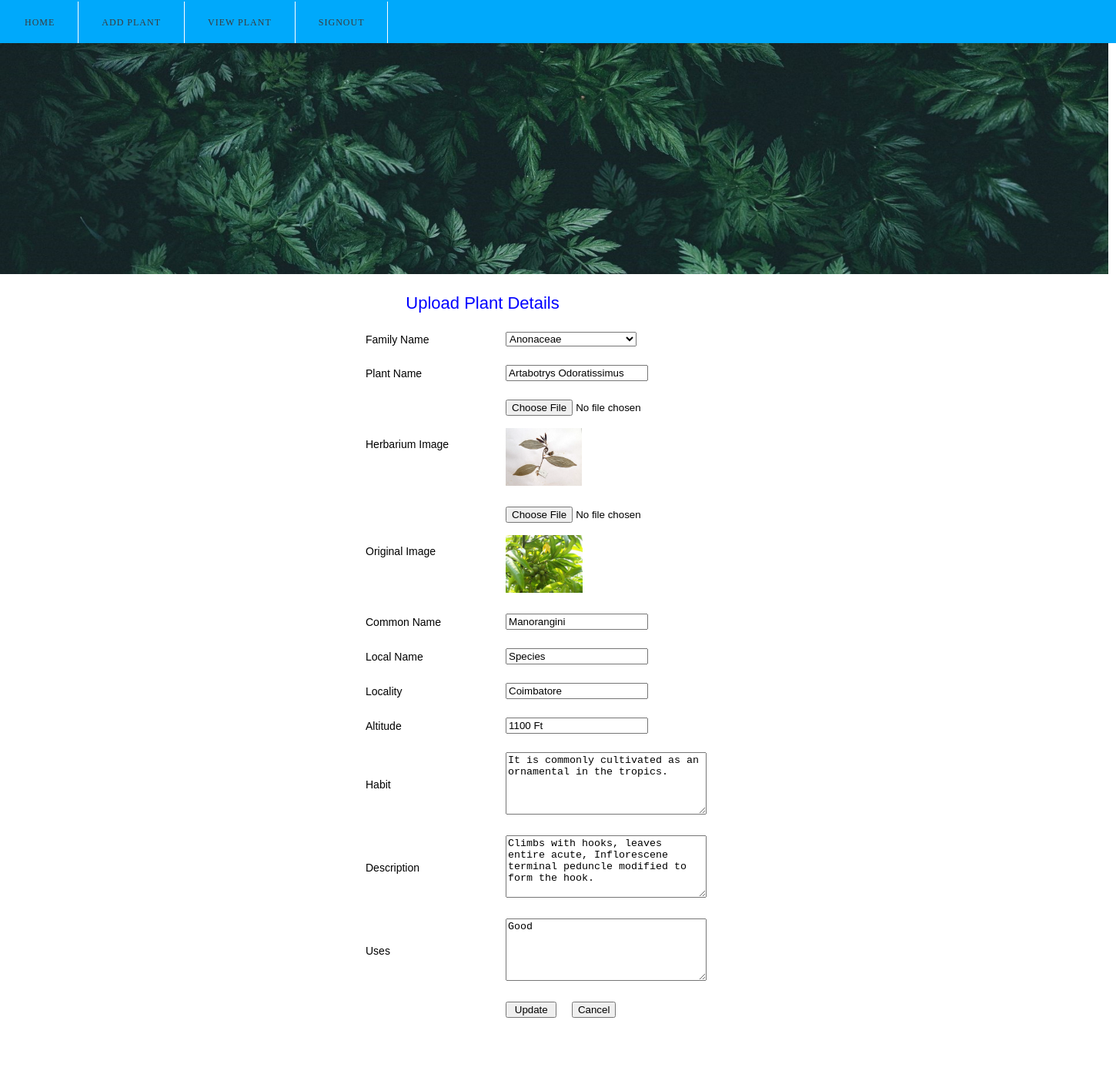
Page /update_plant_details.php?id=1 (signed in) on the committed database.
### tables this page shows
CREATE TABLE `tblplant_details` (
  `id` int(11) NOT NULL,
  `family_name` varchar(50) NOT NULL,
  `plant_name` varchar(50) NOT NULL,
  `herbarium_img` varchar(100) NOT NULL,
  `original_img` varchar(100) NOT NULL,
  `common_name` varchar(50) NOT NULL,
  `local_name` varchar(50) NOT NULL,
  `locality` varchar(50) NOT NULL,
  `altitude` varchar(50) NOT NULL,
  `habit` varchar(500) NOT NULL,
  `descr` varchar(500) NOT NULL,
  `uses` varchar(500) NOT NULL,
  `upload_date` datetime NOT NULL DEFAULT CURRENT_TIMESTAMP
);

### update_plant_details.php (the view, shortened to what this page needs)
<?php
include("connection.php");
?>
<!DOCTYPE html PUBLIC "-//W3C//DTD XHTML 1.0 Strict//EN" "http://www.w3.org/TR/xhtml1/DTD/xhtml1-strict.dtd">
<html xmlns="http://www.w3.org/1999/xhtml">
<head>
<link href="style.css" rel="stylesheet" type="text/css" media="screen" />
</head>
<body>
<div id="menu-wrapper">
	<div id="menu">
		<ul>
      <li><a href="admin_home.php">Home</a></li>
			<li><a href="upload_plant.php">Add Plant</a></li>
			<li><a href="view_plant_details.php">View Plant</a></li>
      <li><a href="index.php">Signout</a></li>
		</ul>
	</div>
</div>
<div id="banner"><img src="images/banner1.jpg" width="1440" height="300" alt="" /></div>
<div id="wrapper">
	<div id="page">
		<div id="page-bgtop">
			<div id="page-bgbtm">
			  <div align="center">
			    <form id="form1" method="post" action="update_plant_details.php" enctype="multipart/form-data">
			      <div id="apDiv1" style="color:#00F;font-family:'Lucida Sans Unicode', 'Lucida Grande', sans-serif;font-size:22px">Upload Plant Details</div>
                  <p>&nbsp;</p>
                 <table width="506" border="0">
     <tr>
     <?php
     if(isset($_GET['id']))
     {
         $q = "SELECT * FROM tblplant_details WHERE id=".$_GET['id'];
         $re = mysql_query($q, $con) or die(mysql_error());
         $row = mysql_fetch_assoc($re);
         $tno = mysql_num_rows($re);
    if($tno>0)
     {
        ?>
    <td width="146">Family Name</td>
    <td width="170">
    <?php
        $interests = array('#' => '--Select--',  'Anonaceae' => 'Anonaceae', 'Magnoliaceae' => 'Magnoliaceae','Menispermaceae' => 'Menispermaceae', 'Papilionaceae'=>'Papilionaceae', 'Ranunculaceae'=>'Ranunculaceae',
                 'Ulmaceae'=>'Ulmaceae', 'Umbelliferae' => 'Umbelliferae', 'Portulacaceae'=>'Portulacaceae','Polygalaceae' => 'Polygalaceae');
        ?>
        <select name="family" style="width:170px">
        <?php
        foreach($interests as $k => $v) {
        ?>
        <option value="<?php echo $k; ?>" <?php if($k == $row['family_name']) { ?> selected="selected" <?php } ?>><?php echo $v;?></option>
        <?php } ?>
        </select>
      </td>
  </tr>
   <tr>
    <td>&nbsp;</td>
    <td>&nbsp;</td>
  </tr>
  <tr>
    <td>Plant Name</td>
    <td>
      <input type="text" name="plant" id="plant" value="<?php echo $row['plant_name']; ?>" /></td>
  </tr>
   <tr>
    <td>&nbsp;</td>
    <td>&nbsp;</td>
  </tr>
  <tr>
    <td>Herbarium Image</td>
    <td><input type="file" name="herbimage" id="herbimage" /> <br/><br/>
    <img src="<?php echo $row['herbarium_img']; ?>" height="75" />
    </td>
  </tr>
   <tr>
    <td>&nbsp;</td>
    <td>&nbsp;</td>
  </tr>
  <tr>
    <td>Original Image</td>
    <td><input type="file" name="orgimage" id="orgimage" /> <br/><br/>
    <img src="<?php echo $row['original_img']; ?>" height="75" />
    </td>
  </tr>
   <tr>
    <td>&nbsp;</td>
    <td>&nbsp;</td>
  </tr>
  <tr>
    <td>Common Name</td>
    <td><input type="text" name="common" id="common" value="<?php echo $row['common_name']; ?>" /></td>
  </tr>
   <tr>
    <td>&nbsp;</td>
    <td>&nbsp;</td>
  </tr>
  <tr>
    <td>Local Name</td>
    <td><input type="text" name="local" id="local" value="<?php echo $row['local_name']; ?>" /></td>
  </tr>
   <tr>
    <td>&nbsp;</td>
    <td>&nbsp;</td>
  </tr>
  <tr>
    <td>Locality</td>
    <td>
      <input type="text" name="locality" id="locality" value="<?php echo $row['locality']; ?>" /></td>
  </tr>
   <tr>
    <td>&nbsp;</td>
    <td>&nbsp;</td>
  </tr>
  <tr>
    <td>Altitude</td>
    <td>
      <input type="text" name="altitude" id="altitude" value="<?php echo $row['altitude']; ?>" /></td>
  </tr>
  <tr>
    <td>&nbsp;</td>
    <td>&nbsp;</td>
  </tr>
  <tr>
    <td>Habit</td>
    <td>
      <textarea rows="5" cols="30" name="habit" id="habit"><?php echo $row['habit']; ?></textarea>
      </td>
  </tr>
  <tr>
    <td>&nbsp;</td>
    <td>&nbsp;</td>
  </tr>
  <tr>
    <td>Description</td>
    <td>
      <textarea rows="5" cols="30" name="descr" id="descr"><?php echo $row['descr']; ?></textarea>
      </td>
  </tr>
  <tr>
    <td>&nbsp;</td>
    <td>&nbsp;</td>
  </tr>
  <tr>
    <td>Uses</td>
    <td>
      <textarea rows="5" cols="30" name="uses" id="uses"><?php echo $row['uses']; ?></textarea>
      </td>
  </tr>
  <tr>
    <td>&nbsp;</td>
    <td>&nbsp;</td>
  </tr>
   <tr>
    <td>&nbsp;</td>
    <td><input type="submit" name="sub" id="sub" value=" Update " />&nbsp;&nbsp;&nbsp;&nbsp;
    <input type="reset" name="reset" value="Cancel" /></td>
    <?php } } ?>
  </tr>
  <tr>
    <td>&nbsp;</td>
    <td>&nbsp;</td>
    </tr>
    <tr>
    <td>&nbsp;</td>
    <td style="font-size:14px;color:#F00;font-family:Verdana, Geneva, sans-serif">
    ?></td>
  </tr>
</table>
		        </form>
			  </div>
			</div>
		</div>
	</div>
</div>
</body>
</html>

### style.css (style rules this page uses)
body { margin: 0; padding: 0; background: #FFFFFF; font-family:Verdana, Geneva, sans-serif; font-weight:normal; font-size: 14px; color: #000; }
p, ul, ol { margin-top: 0; line-height: 180%; }
a { text-decoration: none; color: #06309D; }
#menu-wrapper { overflow: hidden; height: 56px; background:#00A9FB; }
#menu { width: 100%; height: 55px; margin: 0px auto; padding: 2px; }
#menu ul { margin: 0; padding: 0px; list-style: none; line-height: normal; }
#menu li { float: left; border-right: 1px solid #FFFFFF; }
#menu a { display: block; letter-spacing: 1px; line-height: 55px; padding: 0px 30px; text-decoration: none; text-align: center; text-transform: uppercase; font-family: 'Arvo', serif; font-size: 12px; font-weight: normal; color: #3B3B3B; border: none; }
#page { overflow: hidden; width: 1200px; margin: 0px auto; padding: 30px 0px; background-color: #FFFFFF; }
#banner { width: 1250px; }

### rows in the picture
tblplant_details: family "Anonaceae", plant "Artabotrys Odoratissimus", herbarium_img (picture), original_img (picture), common "Manorangini", local "Species", locality "Coimbatore", altitude "1100 Ft", habit "It is commonly cultivated as an ornamental in the tropics.", descr "Climbs with hooks, leaves entire acute, Inflorescene terminal peduncle modified to form the hook.", uses "Good"
